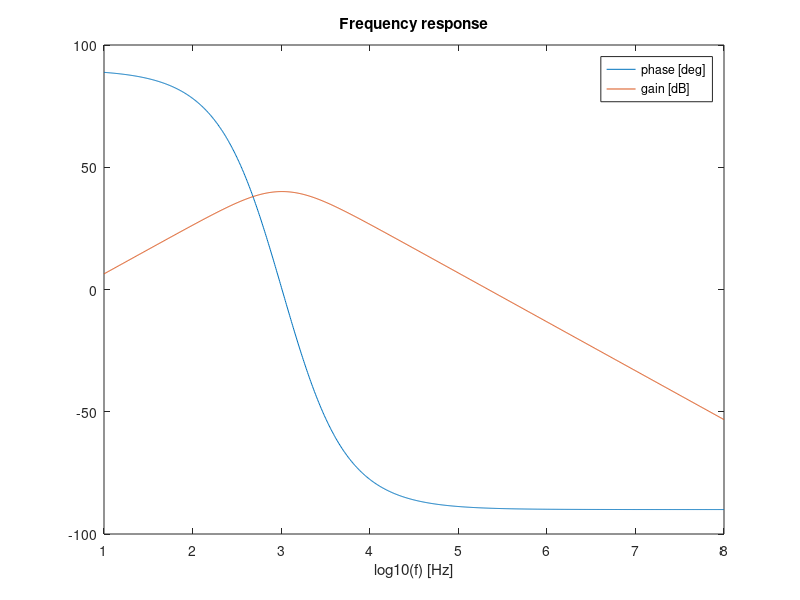

This figure's MATLAB source:
%gain stage

C1 = 220e-9
R1 = 1e3
C2 = 110e-9
R2 = 1e3
R3 = 150e3
R4 = 1e3

f = 1000
w = 2*pi*f

Zc1 = 1/j/w/C1
Zc2 = 1/j/w/C2


Zip = abs(Zc1+R1)
Zop = abs(1/(1/R2+1/Zc2))

vm = R1/(R1+Zc1)
Va = (1+R3/R4)*vm
Gainp = abs(Zc2/(Zc2+R2)*Va)
Gainp_db = 20*log10(Gainp)


f = logspace(1, 8, 1000);
w = 2*pi*f;

Zc1 = 1./(j*w*C1);
Zc2 = 1./(j*w*C2);


Zi = abs(Zc1+R1);
Zo = abs(1./(1/R2+1./Zc2));

vm = R1./(R1+Zc1);
Va = (1+R3/R4).*vm;
Ts = Zc2./(Zc2+R2).*Va;
Gain = abs(Ts);
Gain_db = 20*log10(Gain);
phase = angle(Ts)*180/pi;


MaxAv = max(Gain_db)
  low = 0;
for i=1:length(Gain_db)
	if (Gain_db(i) >= MaxAv-3 && !low)
	  %lowCOf = (f(i)+f(i-1))/2
	  lowCOf = f(i-1)
	    low = 1;
	endif
	if (Gain_db(i) <= MaxAv-3 && low)
	  %highCOf = (f(i)+f(i-1))/2
	  highCOf = f(i-1)
	    low = 0;
	endif
	if(Gain_db(i) == MaxAv)
	  Maxf = f(i)
	endif
endfor

centralFreq = sqrt(lowCOf*highCOf)	
	
hf = figure ();

plot(log10(f), phase, "-", log10(f), Gain_db, "-")
hold

title("Frequency response")
xlabel ("log10(f) [Hz]")
legend("phase [deg]", "gain [dB]")
print (hf,"theory.eps", "-depsc");
close(hf);

